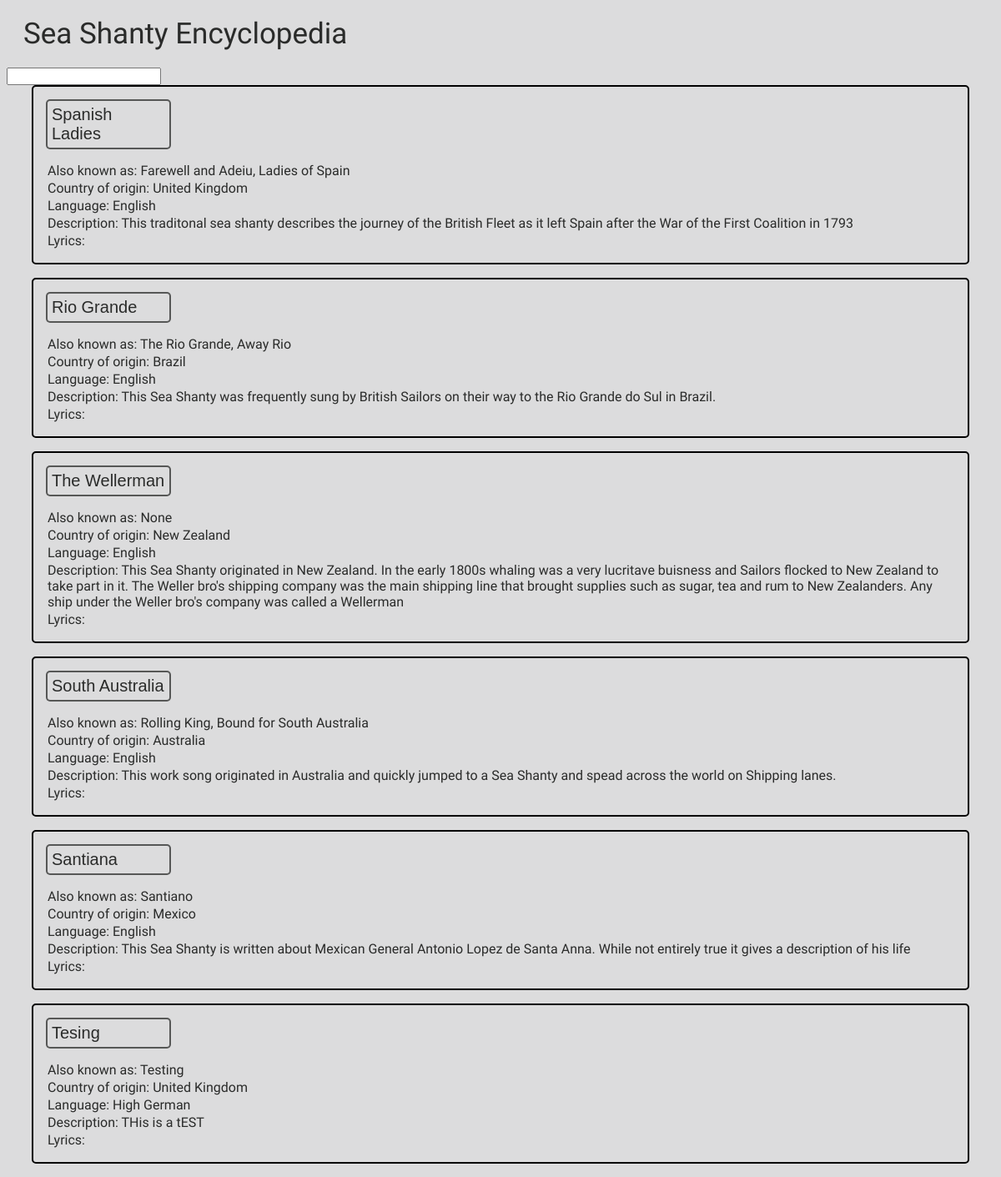
Before: / with the older database file.
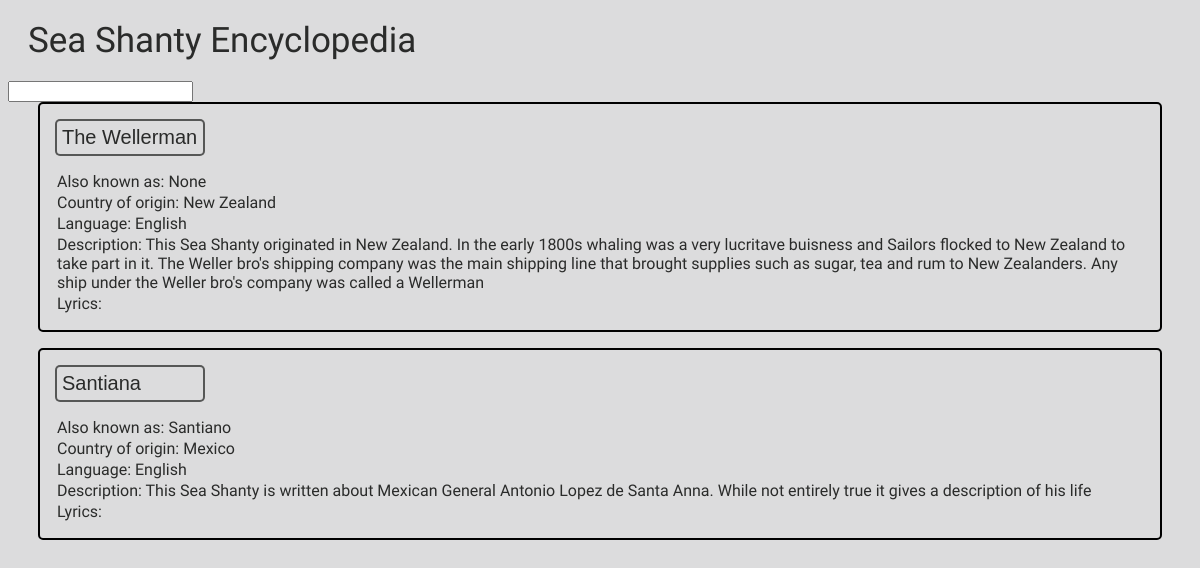
After: the same page with the newer database file.
### SHE.py (models this page shows)
class Seashanty(db.Model):
    __tablename__ = 'seashanties'
    ID = db.Column(db.Integer, primary_key=True)
    Name = db.Column(db.Text,)
    Alternative_Names = db.Column(db.Text)
    Country_Origin = db.Column(db.ForeignKey('Countries.Name'))
    Language = db.Column(db.ForeignKey('Language.Name'))
    Description = db.Column(db.Text)
    Lyrics = db.Column(db.Text)
    Country = db.relationship('Country', primaryjoin='Seashanty.Country_Origin == Country.Name', backref='seashanties')
    Language1 = db.relationship('Language', primaryjoin='Seashanty.Language == Language.Name', backref='seashanties')

### SHE.py (the view, shortened to what this page needs)
@app.route('/', methods=["GET","POST"])
def home():
    shantys = None
    return render_template("home.html", shantys = Seashanty.query.all())  # Return the html template

### templates/home.html (shortened to what this page needs)
<!DOCTYPE html>
<html>
  <head>
    <link rel="stylesheet" href="/static/style.css">
  </head>
  <body>
    <p class="title">Sea Shanty Encyclopedia   </p>
    <input type="password" id="Password" name="Password"><br>
    {% for shanty in shantys %}
    <div class="entry">
      <button class="btn" onclick="dropdown('box1')">{{shanty.Name}}</button>
        <p class="dropdownText"> Also known as: {{shanty.Alternative_Names}}</p>
        <p class="dropdownText"> Country of origin: {{shanty.Country_Origin}}</p>
        <p class="dropdownText"> Language: {{shanty.Language}}</p>
        <p class="dropdownText"> Description: {{shanty.Description}}</p>
        <p class="dropdownText"> Lyrics: </p>
    </div>
    {% endfor %}
  </body>
</html>

### static/style.css (style rules this page uses)
:root { --c1: #DCDCDD; --c2: #2A2B2A; --c3: #1985A1; }
body { background-color: var(--c1); font-family: Hind; color: var(--c2); }
.title { font-size: 35px; margin: 20px; }
.dropdownText { margin:2px; }
.btn { border: solid; border-width: 2px; border-radius: 5px; color: var(--c2); font-size: 20px; background-color: var(--c1); border-color: rgba(42, 43, 42, 0.75); padding: 5px; width: 150px; text-align: left; text-decoration: none; outline: none; }
.entry { margin-left: 30px; margin-right: 30px; padding: 15px; border-style: solid; border-radius: 5px; border-color: black; border-width: 2px; }

Changed rows visible on the page:
removed Seashanty: Name "Spanish Ladies", Alternative_Names "Farewell and Adeiu, Ladies of Spain", Country_Origin "United Kingdom", Language "English", Description "This traditonal sea shanty describes the journey of the British Fleet as it left Spain after the War of the First Coalition in 1793"
removed Seashanty: Name "Rio Grande", Alternative_Names "The Rio Grande, Away Rio", Country_Origin "Brazil", Language "English", Description "This Sea Shanty was frequently sung by British Sailors on their way to the Rio Grande do Sul in Brazil."
removed Seashanty: Name "South Australia", Alternative_Names "Rolling King, Bound for South Australia", Country_Origin "Australia", Language "English", Description "This work song originated in Australia and quickly jumped to a Sea Shanty and spead across the world on Shipping lanes."
removed Seashanty: Name "Tesing", Alternative_Names "Testing", Country_Origin "United Kingdom", Language "High German", Description "THis is a tEST"
